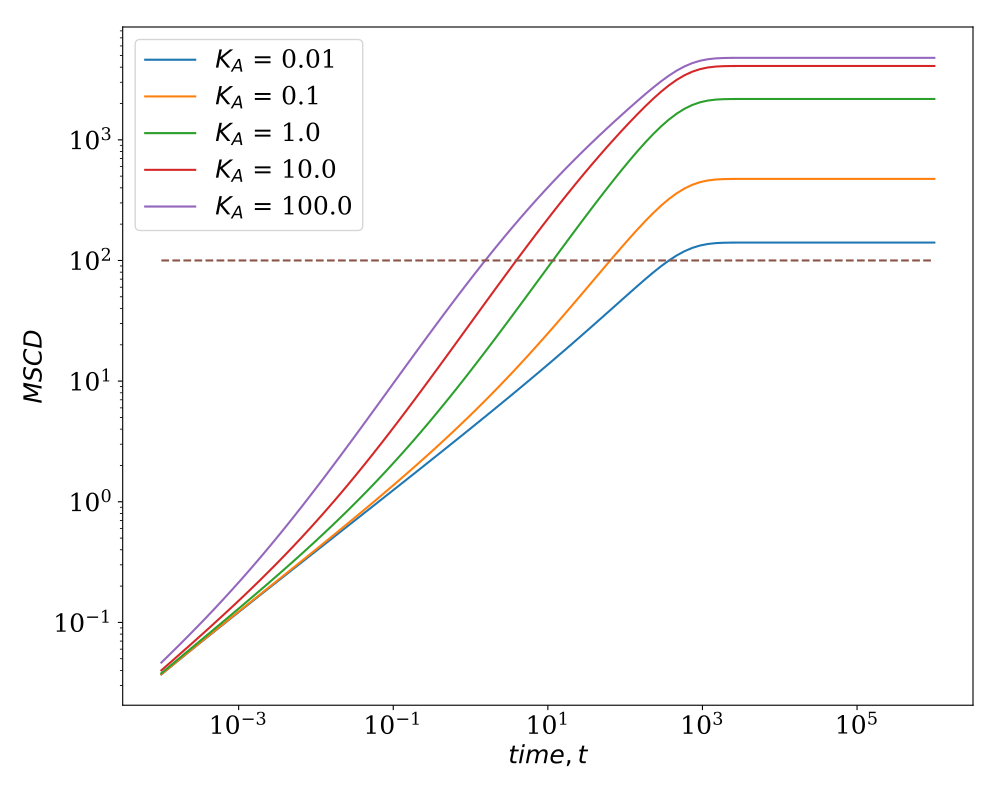

The Python source for this figure:
import matplotlib.pyplot as plt
import numpy as np
from wlcstat.active_brown import *

num_t = 100
t_val_0 = 1e-4
t_val_f = 1e6
t_val = np.logspace(np.log10(t_val_0), np.log10(t_val_f), num_t)
N=100
Ndel=25
fa = 10
plt.figure(figsize=(10,8))
font = {'family' : 'serif',
    'weight':'normal',
    'size': 18}
plt.rc('font', **font)
ka_vector = np.logspace(-2,2,5)
for i in range(len(ka_vector)):
    ka = ka_vector[i]
    mscd = mscd_active(t_val, 1, ka, fa, Ndel, N, 1, 20000)
    plt.loglog(t_val, mscd, label = '$K_{A}$ = ' + str(ka))
mscd_inf = 2 * 2 * Ndel
plt.legend()
plt.loglog(t_val, mscd_inf + 0*t_val,'--')
plt.xlabel(r'$time, t$')
plt.ylabel(r'$MSCD$')
plt.tight_layout()
plt.show()
